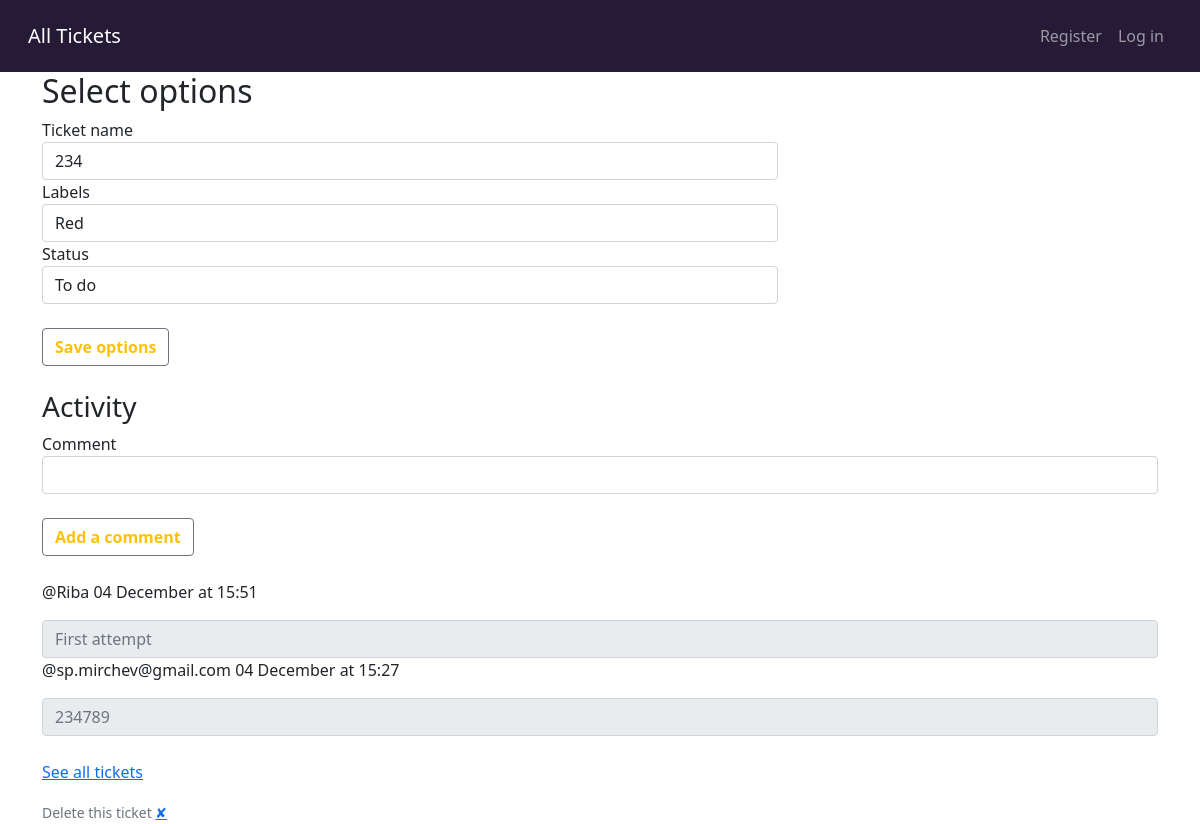
The page /tickets/2 on the database its author committed.
### todoapp/models.py (models this page shows)
class Ticket(db.Model, UserMixin):
    __tablename__ = 'tickets'
    id = db.Column(db.Integer, primary_key=True)
    created_at = db.Column(db.DateTime,  nullable=False,
                           default=datetime.utcnow)
    updated_at = db.Column(db.DateTime,  nullable=False,
                           default=datetime.utcnow, onupdate=datetime.utcnow)
    deleted_at = db.Column(db.DateTime,  nullable=True)
    name = db.Column(db.String(250), nullable=False)
    label = db.Column(db.String(250), nullable=False, default='#BA94D1')
    status = db.Column(db.String(250), nullable=False, default='todo')
    comments = db.relationship('Comment', back_populates="ticket")

class Comment(db.Model, UserMixin):
    __tablename__ = 'comments'
    id = db.Column(db.Integer, primary_key=True)
    created_at = db.Column(db.DateTime,  nullable=False,
                           default=datetime.utcnow)
    updated_at = db.Column(db.DateTime,  nullable=False,
                           default=datetime.utcnow, onupdate=datetime.utcnow)
    deleted_at = db.Column(db.DateTime,  nullable=True)
    content = db.Column(db.Text, nullable=False)
    ticket_id = db.Column(db.Integer, db.ForeignKey(Ticket.id), nullable=False)
    user_id = db.Column(db.Integer, db.ForeignKey(User.id), nullable=False)
    ticket = db.relationship(Ticket, back_populates="comments")
    user = db.relationship(User, foreign_keys=user_id)

class User(db.Model, UserMixin):
    __tablename__ = 'users'
    id = db.Column(db.Integer, primary_key=True)
    created_at = db.Column(db.DateTime,  nullable=False,
                           default=datetime.utcnow)
    updated_at = db.Column(db.DateTime,  nullable=False,
                           default=datetime.utcnow, onupdate=datetime.utcnow)
    deleted_at = db.Column(db.DateTime,  nullable=True)
    username = db.Column(db.String(20), unique=True, nullable=False)
    email = db.Column(db.String(120), unique=True, nullable=False)
    password = db.Column(db.String(60), nullable=False)

### todoapp/routes.py (the view)
@app.route("/tickets/<int:ticket_id>", methods=["GET"])
def get_ticket(ticket_id):
    form = TicketForm()
    form_comment = NewCommentForm()
    ticket = Ticket.query.get(ticket_id)
    comments_query = select(Comment).filter(Comment.ticket_id == ticket_id).filter(Comment.deleted_at == None).order_by(Comment.created_at.desc())
    comments = [comment.Comment for comment in db.session.execute(comments_query)]
    form.name.default = ticket.name
    form.status.default = ticket.status
    form.label.default = ticket.label
    form.process()
    return render_template("options.html", form=form, form_comment=form_comment, ticket=ticket,comments=comments,logged_in=current_user.is_authenticated)

### todoapp/forms.py
class TicketForm(FlaskForm):
    name = StringField('Ticket name',validators=[InputRequired()])
    label = SelectField('Labels', choices=[('#FFCACA','White'),('#A10035', 'Red'), ('#372948', 'Blue'), ('#628E90', 'Green')] , default='#FBFACD')
    status = SelectField('Status', choices=[('todo', 'To do'), ('doing', 'Doing'), ('done', 'Done')],default="todo" )
    comment = StringField('Write a comment')

class NewCommentForm(FlaskForm):
    name = StringField('Comment', validators=[InputRequired()])

### todoapp/templates/options.html (shortened to what this page needs)
{% extends "layout.html" %} {% import "bootstrap/wtf.html" as wtf %} {% block
body %}
<div class="container">
  <div class="row">
    <div class="col-sm-12 col-md-8">
      <h2>Select options</h2>
      <form
        method="POST"
        action="{{ url_for('update_ticket', ticket_id=ticket.id) }}"
      >
        <div>{{ wtf.form_field(form.name) }}</div>
        <div>{{ wtf.form_field(form.label) }}</div>
        <div>{{ wtf.form_field(form.status) }}</div>
        <br />
        <input
          class="btn btn-outline-secondary text-warning fw-bold"
          type="submit"
          name="options"
          value="Save options"
        />
      </form>
      <br />
    </div>
    <div><h3>Activity</h3></dir>
    <form
      method="POST"
      action="{{ url_for('create_ticket_comment',
        ticket_id=ticket.id) }}"
    >
      <div>{{ wtf.form_field(form_comment.name) }}</div>
      <br />
      <input
        class="btn btn-outline-secondary text-warning fw-bold"
        name="comment"
        type="submit"
        value="Add a comment"
      />
    </form>
    <br />
    <div>
      {%for comment in comments%}
      <p>
        @{{comment.user.username}} {{comment.created_at.strftime("%d %B")}} at
        {{comment.created_at.strftime("%H:%M")}}
      </p>
      <input
        class="form-control"
        id="disabledInput"
        type="text"
        placeholder="{{comment.content}}"
        disabled
      />
      {%endfor%}
    </div>
    <br />
    <p class="space-above">
      <a href="{{ url_for('home') }}">See all tickets</a>
    </p>
  </div>
</div>
<small class="text-muted"
>Delete this ticket
<a href="{{url_for('delete_ticket', ticket_id=ticket.id) }}">✘</a></small
>
{% endblock %}

### rows shown on the page
Ticket: name "234", label "Red", status "To do"
Comment: user.username "Riba", created_at "04 December", created_at "15:51", content "First attempt"
Comment: user.username "sp.mirchev@gmail.com", created_at "04 December", created_at "15:27", content "234789"
